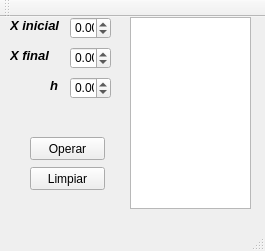
<?xml version="1.0" encoding="UTF-8"?>
<ui version="4.0">
 <class>Euler</class>
 <widget class="QMainWindow" name="Euler">
  <property name="geometry">
   <rect>
    <x>0</x>
    <y>0</y>
    <width>265</width>
    <height>251</height>
   </rect>
  </property>
  <property name="windowTitle">
   <string>Euler</string>
  </property>
  <widget class="QWidget" name="centralWidget">
   <widget class="QPushButton" name="operar">
    <property name="geometry">
     <rect>
      <x>30</x>
      <y>120</y>
      <width>75</width>
      <height>23</height>
     </rect>
    </property>
    <property name="text">
     <string>Operar</string>
    </property>
   </widget>
   <widget class="QPushButton" name="limpiar">
    <property name="geometry">
     <rect>
      <x>30</x>
      <y>150</y>
      <width>75</width>
      <height>23</height>
     </rect>
    </property>
    <property name="text">
     <string>Limpiar</string>
    </property>
   </widget>
   <widget class="QDoubleSpinBox" name="xin">
    <property name="geometry">
     <rect>
      <x>70</x>
      <y>0</y>
      <width>41</width>
      <height>22</height>
     </rect>
    </property>
    <property name="minimum">
     <double>-99.989999999999995</double>
    </property>
   </widget>
   <widget class="QDoubleSpinBox" name="h">
    <property name="geometry">
     <rect>
      <x>70</x>
      <y>60</y>
      <width>41</width>
      <height>22</height>
     </rect>
    </property>
    <property name="minimum">
     <double>-99.989999999999995</double>
    </property>
   </widget>
   <widget class="QLabel" name="label_3">
    <property name="geometry">
     <rect>
      <x>50</x>
      <y>60</y>
      <width>16</width>
      <height>16</height>
     </rect>
    </property>
    <property name="font">
     <font>
      <pointsize>10</pointsize>
      <weight>75</weight>
      <italic>true</italic>
      <bold>true</bold>
      <underline>false</underline>
      <strikeout>false</strikeout>
     </font>
    </property>
    <property name="text">
     <string>h</string>
    </property>
   </widget>
   <widget class="QLabel" name="label_2">
    <property name="geometry">
     <rect>
      <x>10</x>
      <y>30</y>
      <width>61</width>
      <height>16</height>
     </rect>
    </property>
    <property name="font">
     <font>
      <pointsize>10</pointsize>
      <weight>75</weight>
      <italic>true</italic>
      <bold>true</bold>
      <underline>false</underline>
      <strikeout>false</strikeout>
     </font>
    </property>
    <property name="text">
     <string>X final</string>
    </property>
   </widget>
   <widget class="QLabel" name="label">
    <property name="geometry">
     <rect>
      <x>10</x>
      <y>0</y>
      <width>61</width>
      <height>16</height>
     </rect>
    </property>
    <property name="font">
     <font>
      <pointsize>10</pointsize>
      <weight>75</weight>
      <italic>true</italic>
      <bold>true</bold>
      <underline>false</underline>
      <strikeout>false</strikeout>
     </font>
    </property>
    <property name="text">
     <string>X inicial</string>
    </property>
   </widget>
   <widget class="QTextBrowser" name="texto">
    <property name="geometry">
     <rect>
      <x>130</x>
      <y>0</y>
      <width>121</width>
      <height>192</height>
     </rect>
    </property>
   </widget>
   <widget class="QDoubleSpinBox" name="xfin">
    <property name="geometry">
     <rect>
      <x>70</x>
      <y>30</y>
      <width>41</width>
      <height>22</height>
     </rect>
    </property>
    <property name="minimum">
     <double>-99.989999999999995</double>
    </property>
   </widget>
  </widget>
  <widget class="QMenuBar" name="menuBar">
   <property name="geometry">
    <rect>
     <x>0</x>
     <y>0</y>
     <width>265</width>
     <height>21</height>
    </rect>
   </property>
  </widget>
  <widget class="QToolBar" name="mainToolBar">
   <attribute name="toolBarArea">
    <enum>TopToolBarArea</enum>
   </attribute>
   <attribute name="toolBarBreak">
    <bool>false</bool>
   </attribute>
  </widget>
  <widget class="QStatusBar" name="statusBar"/>
 </widget>
 <layoutdefault spacing="6" margin="11"/>
 <resources/>
 <connections/>
</ui>
